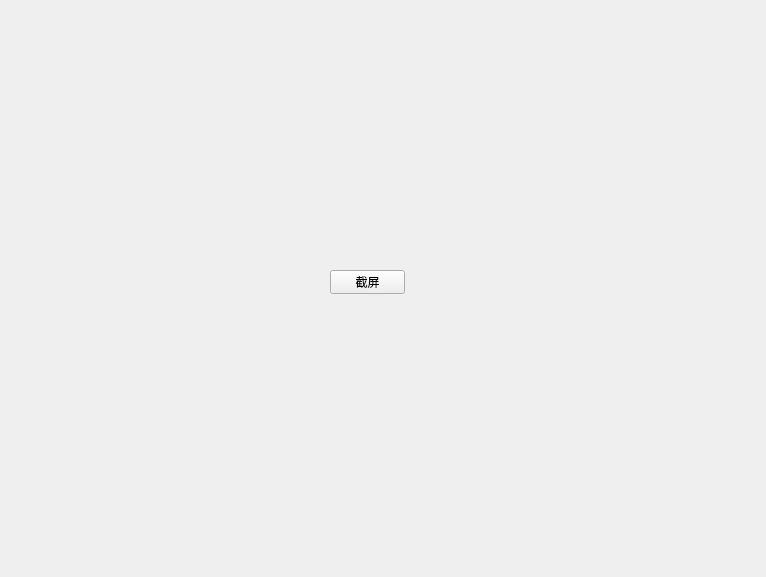
<?xml version="1.0" encoding="UTF-8"?>
<ui version="4.0">
 <class>Widget</class>
 <widget class="QWidget" name="Widget">
  <property name="geometry">
   <rect>
    <x>0</x>
    <y>0</y>
    <width>766</width>
    <height>577</height>
   </rect>
  </property>
  <property name="windowTitle">
   <string>Widget</string>
  </property>
  <widget class="QPushButton" name="pushButton">
   <property name="geometry">
    <rect>
     <x>330</x>
     <y>270</y>
     <width>75</width>
     <height>24</height>
    </rect>
   </property>
   <property name="text">
    <string>截屏</string>
   </property>
  </widget>
 </widget>
 <resources/>
 <connections/>
</ui>
